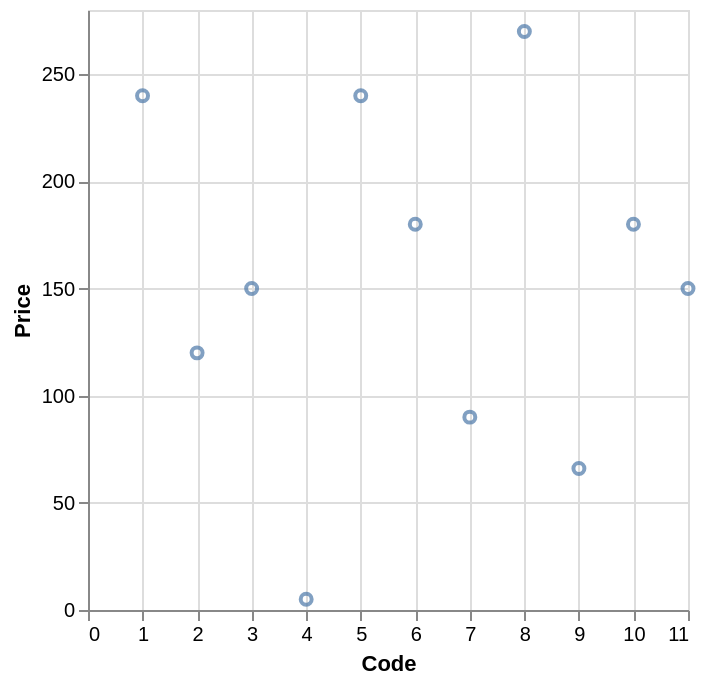

The specification (Vega-Lite) saved for this image:
### Vega-Lite specification from a JSON file in a GitHub repository (floating-point values rounded to 4 significant figures)
{"data": {"values": [{"x_data": 1, "y_data": 240}, {"x_data": 2, "y_data": 120}, {"x_data": 3, "y_data": 150}, {"x_data": 4, "y_data": 5}, {"x_data": 5, "y_data": 240}, {"x_data": 6, "y_data": 180}, {"x_data": 7, "y_data": 90}, {"x_data": 8, "y_data": 270}, {"x_data": 9, "y_data": 66}, {"x_data": 10, "y_data": 180}, {"x_data": 11, "y_data": 150}]}, "mark": "point", "encoding": {"x": {"field": "x_data", "type": "quantitative", "title": "Code"}, "y": {"field": "y_data", "type": "quantitative", "title": "Price"}}}
